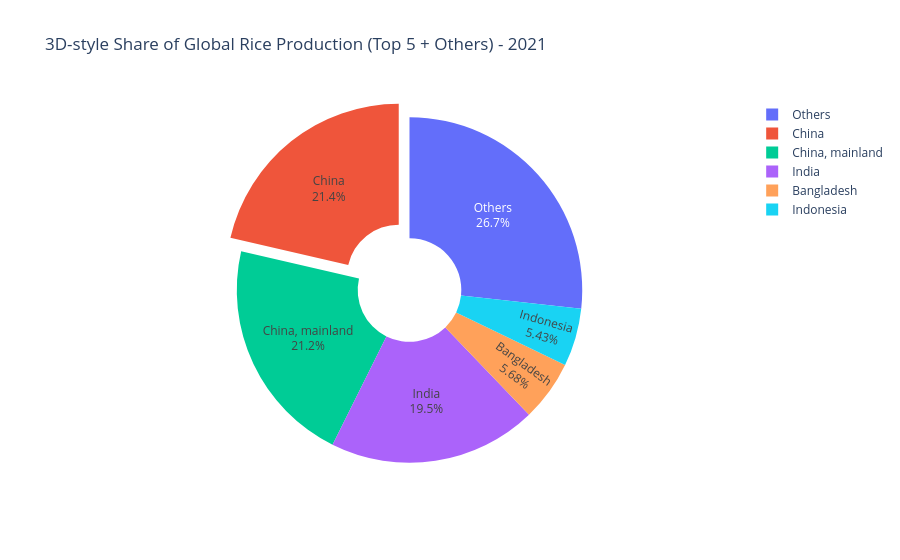

Notebook cell for this chart:
### Code cell
import pandas as pd
import plotly.express as px

# 1. โหลดข้อมูล
df = pd.read_csv(
    r'C:\Users\Sasitorn Pansorn\Downloads\Project ไพธอน\Rice production.csv'
)

# 2. เลือกปีล่าสุดที่มีข้อมูล
latest_year = df['Year'].max()
df_latest = df[df['Year'] == latest_year].dropna(subset=['Value'])

# 3. เลือก 5 อันดับแรก และรวมส่วนที่เหลือเป็น 'Others'
top_5 = df_latest.nlargest(5, 'Value')
others_sum = df_latest[~df_latest['Area'].isin(top_5['Area'])]['Value'].sum()

# สร้าง DataFrame สำหรับพล็อต
chart_data = pd.DataFrame(
    {'Area': list(top_5['Area']) + ['Others'], 'Value': list(top_5['Value']) + [others_sum]}
)

# 4. สร้างกราฟ Pie Chart แบบ Interactive (ให้ความรู้สึกมีมิติและพรีเมียม)
fig = px.pie(
    chart_data,
    names='Area',
    values='Value',
    title=f'3D-style Share of Global Rice Production (Top 5 + Others) - {latest_year}',
    hole=0.3,  # ทำเป็น Donut Chart แบบมีมิติ (หรือเปลี่ยนเป็น 0 ถ้าต้องการวงกลมทึบ)
)

fig.update_traces(textinfo='percent+label', pull=[0.1, 0, 0, 0, 0, 0])
fig.show()

### Figure 1 — Plotly figure (JSON) as saved in the notebook; plotly's stock layout.template omitted (floating-point values rounded to 4 significant figures)
{"data": [{"domain": {"x": [0, 1], "y": [0, 1]}, "hole": 0.3, "hovertemplate": "Area=%{label}<br>Value=%{value}<extra></extra>", "labels": ["China", "China, mainland", "India", "Bangladesh", "Indonesia", "Others"], "legendgroup": "", "name": "", "pull": [0.1, 0, 0, 0, 0, 0], "showlegend": true, "textinfo": "percent+label", "type": "pie", "values": [214400000.0, 212800000.0, 195400000.0, 56940000.0, 54420000.0, 267700000.0]}], "layout": {"legend": {"tracegroupgap": 0}, "title": {"text": "3D-style Share of Global Rice Production (Top 5 + Others) - 2021"}}}
